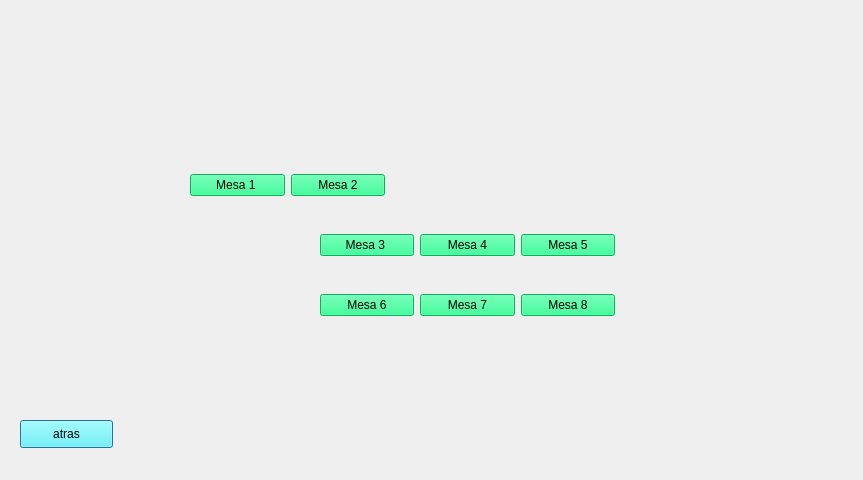
<?xml version="1.0" encoding="UTF-8"?>
<ui version="4.0">
 <class>EscojerMesa</class>
 <widget class="QDialog" name="EscojerMesa">
  <property name="geometry">
   <rect>
    <x>0</x>
    <y>0</y>
    <width>863</width>
    <height>480</height>
   </rect>
  </property>
  <property name="windowTitle">
   <string>Dialog</string>
  </property>
  <property name="styleSheet">
   <string notr="true">background-image: url(:/image/116133932_1972826549507920_1532840104564983649_n.jpg);</string>
  </property>
  <widget class="QPushButton" name="pushButton_back">
   <property name="geometry">
    <rect>
     <x>20</x>
     <y>420</y>
     <width>93</width>
     <height>28</height>
    </rect>
   </property>
   <property name="styleSheet">
    <string notr="true">background: rgb(85, 255, 255);</string>
   </property>
   <property name="text">
    <string>atras</string>
   </property>
  </widget>
  <widget class="QWidget" name="">
   <property name="geometry">
    <rect>
     <x>190</x>
     <y>170</y>
     <width>195</width>
     <height>30</height>
    </rect>
   </property>
   <layout class="QHBoxLayout" name="horizontalLayout">
    <item>
     <widget class="QPushButton" name="pushButton_mesa1">
      <property name="styleSheet">
       <string notr="true">background: rgb(0, 255, 127);</string>
      </property>
      <property name="text">
       <string>Mesa 1 </string>
      </property>
     </widget>
    </item>
    <item>
     <widget class="QPushButton" name="pushButton_mesa2">
      <property name="styleSheet">
       <string notr="true">background: rgb(0, 255, 127);</string>
      </property>
      <property name="text">
       <string>Mesa 2</string>
      </property>
     </widget>
    </item>
   </layout>
  </widget>
  <widget class="QWidget" name="">
   <property name="geometry">
    <rect>
     <x>320</x>
     <y>230</y>
     <width>295</width>
     <height>30</height>
    </rect>
   </property>
   <layout class="QHBoxLayout" name="horizontalLayout_2">
    <item>
     <widget class="QPushButton" name="pushButton_mesa3">
      <property name="styleSheet">
       <string notr="true">background: rgb(0, 255, 127);</string>
      </property>
      <property name="text">
       <string>Mesa 3 </string>
      </property>
     </widget>
    </item>
    <item>
     <widget class="QPushButton" name="pushButton_mesa4">
      <property name="styleSheet">
       <string notr="true">background: rgb(0, 255, 127);</string>
      </property>
      <property name="text">
       <string>Mesa 4</string>
      </property>
     </widget>
    </item>
    <item>
     <widget class="QPushButton" name="pushButton_mesa5">
      <property name="styleSheet">
       <string notr="true">background: rgb(0, 255, 127);</string>
      </property>
      <property name="text">
       <string>Mesa 5</string>
      </property>
     </widget>
    </item>
   </layout>
  </widget>
  <widget class="QWidget" name="">
   <property name="geometry">
    <rect>
     <x>320</x>
     <y>290</y>
     <width>295</width>
     <height>30</height>
    </rect>
   </property>
   <layout class="QHBoxLayout" name="horizontalLayout_3">
    <item>
     <widget class="QPushButton" name="pushButton_mesa6">
      <property name="styleSheet">
       <string notr="true">background: rgb(0, 255, 127);</string>
      </property>
      <property name="text">
       <string>Mesa 6</string>
      </property>
     </widget>
    </item>
    <item>
     <widget class="QPushButton" name="pushButton_mesa7">
      <property name="styleSheet">
       <string notr="true">background: rgb(0, 255, 127);</string>
      </property>
      <property name="text">
       <string>Mesa 7</string>
      </property>
     </widget>
    </item>
    <item>
     <widget class="QPushButton" name="pushButton_mesa8">
      <property name="styleSheet">
       <string notr="true">background: rgb(0, 255, 127);</string>
      </property>
      <property name="text">
       <string>Mesa 8</string>
      </property>
     </widget>
    </item>
   </layout>
  </widget>
 </widget>
 <resources/>
 <connections/>
</ui>
